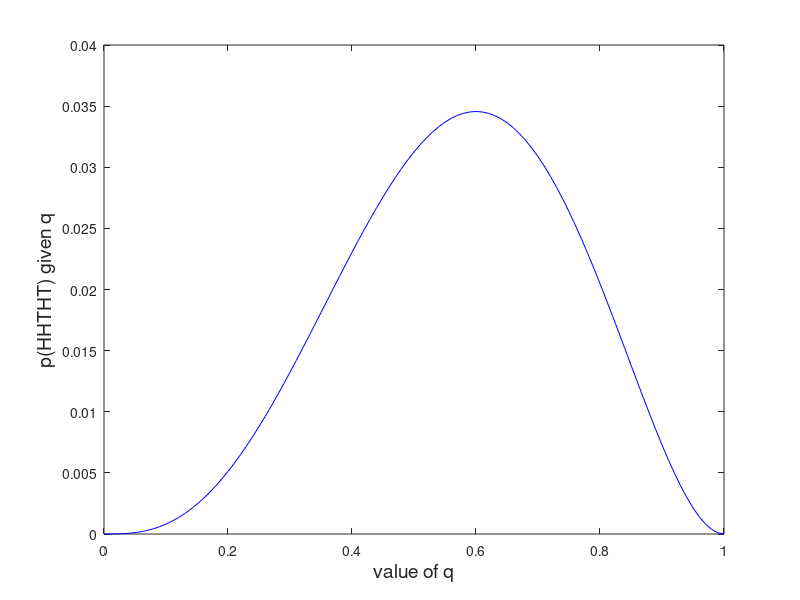
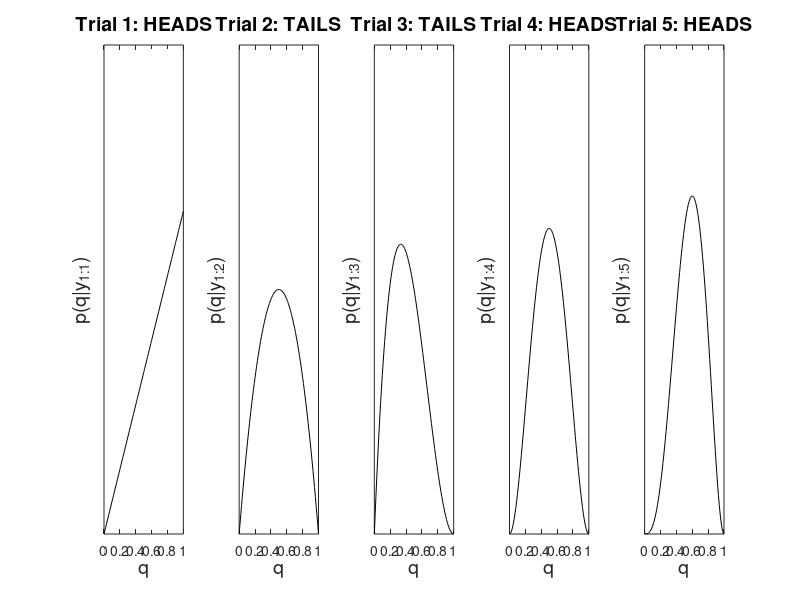

Recreate these plots in MATLAB, in order.
% Code by Jill O'Reilly <jill.oreilly@ndcn.ox.ac.uk >
% Oxford Centre for Functional MRI of the Brain (FMRIB)
% Oxford University 
% version: 11 August 2015
% ------------------------------------------------------------------------

%% Section 1: HHTHT
clear;
qVals = 0:0.01:1; %possible values of q

% work out probability of data given q for each value of q
% observations are HHTHT
pData_given_q = qVals.*qVals.*(1-qVals).*qVals.*(1-qVals);

% plot probability
figure(1); 
plot(qVals,pData_given_q,'b');
xlabel('value of q','FontSize',14);
ylabel('p(HHTHT) given q','FontSize',14);
set(gcf,'Color','w');

%% Section 2: 50 coin tosses
% p(data|q) = qxqxqx.....xq x (1-q)x(1-q)...(1-q) 
%           = q^30 (30 heads) x (1-q)^20 (20 tails)
clear;
qVals = 0:0.01:1; %possible values of q
pData_given_q = qVals.^30 .* (1-qVals).^20;

% plot new likelihood function on top of old graph
figure(2); hold on;
plot(qVals,pData_given_q,'k');
xlabel('value of q','FontSize',14);
ylabel('p(30xH, 20xT) given q','FontSize',14);
set(gcf,'Color','w');


%% Section 3: Sequential learning
% Heads are 1's, tails are 0'1
clear;
% data = [1 1 0 1 0 ]; %HHTHT
data = [1 0 0 1 1 ]; %HHTHT

qVals=[0:0.01:1]'; % candidate values of q
prior(:,1) = ones(size(qVals)); prior(:,1)=prior./sum(prior(:,1));

for i=1:length(data)
    if data(i)==1
        L(:,i)=(0:0.01:1)'; % Likelihood function p(q|head) for values of q 0-1 in steps of 0.01
    elseif data(i)==0
        L(:,i)=(1:-0.01:0)'; % Likelihood function p(q|tail) for values of q 0-1 in steps of 0.01
    end;
    posterior(:,i)=L(:,i).*prior(:,i);
    posterior(:,i)=posterior(:,i)./sum(posterior(:,i)); % normalise so probabilities add up to 1
    prior(:,i+1)=posterior(:,i);
    
    % plot the posterior
    subplot(ceil(length(data)/5),5,i);
    plot(qVals,posterior(:,i),'k'); set(gca,'YLim',[0 0.03]); set(gca,'yTick',[]);
    xlabel('q','FontSize',14); ylabel(['p(q|y_{1:' int2str(i) '})'],'FontSize',14);
    if data(i)==1
        title(['Trial ' int2str(i) ': HEADS'],'FontSize',14);
    else
        title(['Trial ' int2str(i) ': TAILS'],'FontSize',14);
    end
    set(gcf,'Color','w');
end;



% Heads are 1s, tails are 0s - 50 trials = 30 heads, 20 tails



data = [ 1 0 1 0 1 0 1 1 0 1 1 1 1 1 0 1 1 1 0 1 0 0 0 0 1 1 0 0 1 1 1 0 1 1 1 0 0 1 1 0 0 1 1 0 1 0 1 0 1 1 ];
